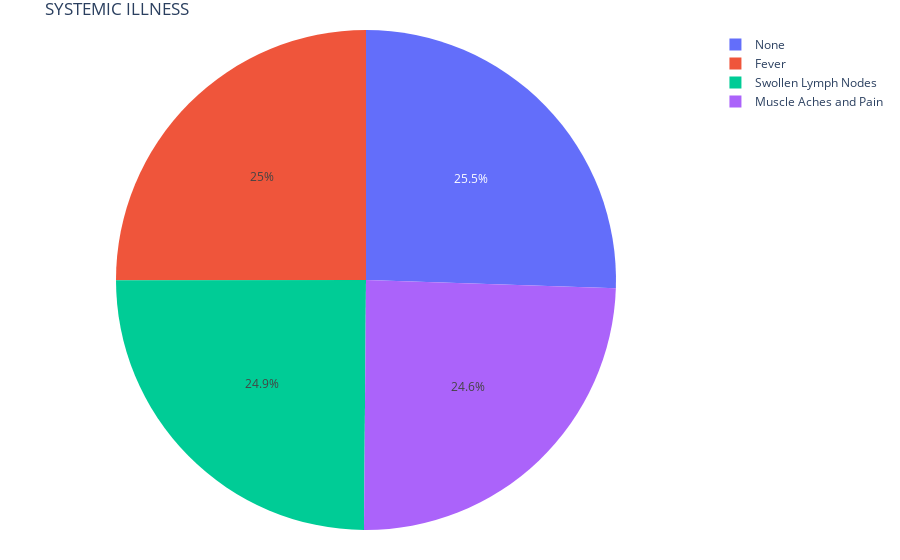
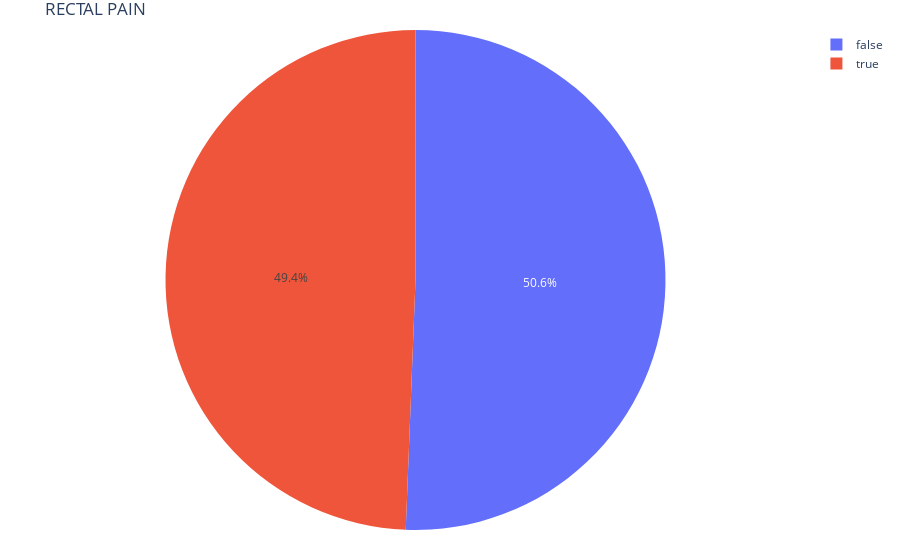
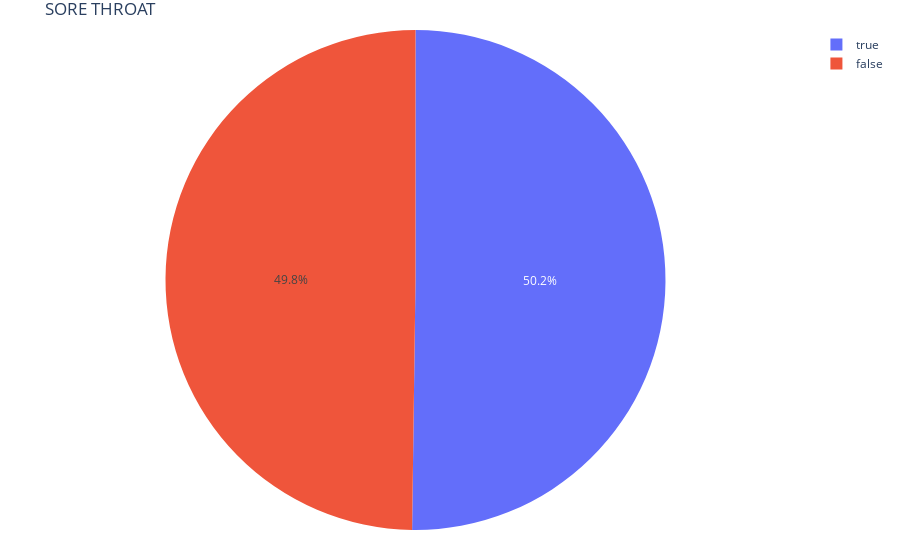
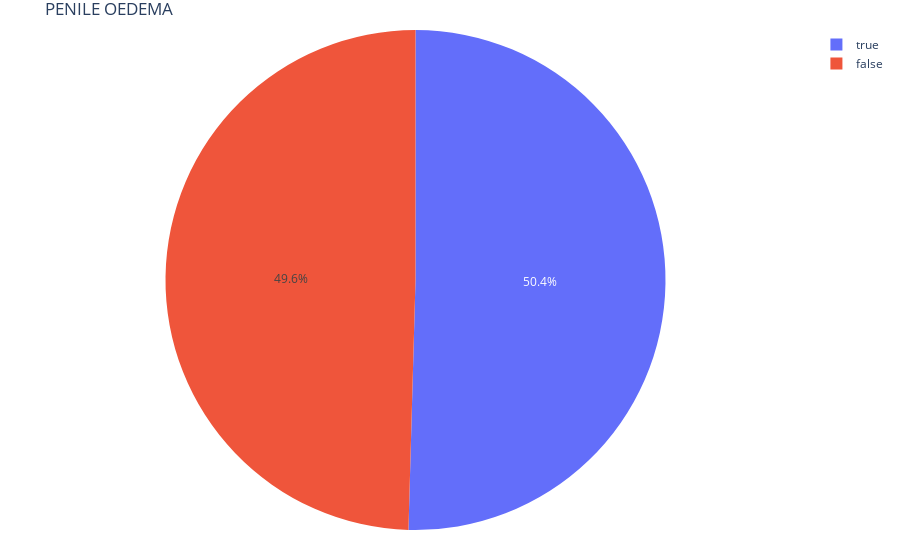

Here is the notebook cell these charts were saved with, in order:
### Markdown cell above
## What is the distribution of all the variables under study?

### Code cell
for col in df.columns:
    names = df[col].unique()
    values = df[col].value_counts()
    fig = px.pie(names = names, values= values, title=col.upper())
    fig.update_layout(margin=dict(l=30, r=30, t=30, b=30))
    fig.show()

### Figure 1 — Plotly figure (JSON) as saved in the notebook; plotly's stock layout.template omitted (floating-point values rounded to 4 significant figures)
{"data": [{"domain": {"x": [0.0, 1.0], "y": [0.0, 1.0]}, "hovertemplate": "label=%{label}<br>value=%{value}<extra></extra>", "labels": ["None", "Fever", "Swollen Lymph Nodes", "Muscle Aches and Pain"], "legendgroup": "", "name": "", "showlegend": true, "type": "pie", "values": [6382, 6252, 6216, 6150]}], "layout": {"legend": {"tracegroupgap": 0}, "margin": {"b": 30, "l": 30, "r": 30, "t": 30}, "title": {"text": "SYSTEMIC ILLNESS"}}}

### Figure 2 — Plotly figure (JSON) as saved in the notebook; plotly's stock layout.template omitted (floating-point values rounded to 4 significant figures)
{"data": [{"domain": {"x": [0.0, 1.0], "y": [0.0, 1.0]}, "hovertemplate": "label=%{label}<br>value=%{value}<extra></extra>", "labels": [false, true], "legendgroup": "", "name": "", "showlegend": true, "type": "pie", "values": [12655, 12345]}], "layout": {"legend": {"tracegroupgap": 0}, "margin": {"b": 30, "l": 30, "r": 30, "t": 30}, "title": {"text": "RECTAL PAIN"}}}

### Figure 3 — Plotly figure (JSON) as saved in the notebook; plotly's stock layout.template omitted (floating-point values rounded to 4 significant figures)
{"data": [{"domain": {"x": [0.0, 1.0], "y": [0.0, 1.0]}, "hovertemplate": "label=%{label}<br>value=%{value}<extra></extra>", "labels": [true, false], "legendgroup": "", "name": "", "showlegend": true, "type": "pie", "values": [12554, 12446]}], "layout": {"legend": {"tracegroupgap": 0}, "margin": {"b": 30, "l": 30, "r": 30, "t": 30}, "title": {"text": "SORE THROAT"}}}

### Figure 4 — Plotly figure (JSON) as saved in the notebook; plotly's stock layout.template omitted (floating-point values rounded to 4 significant figures)
{"data": [{"domain": {"x": [0.0, 1.0], "y": [0.0, 1.0]}, "hovertemplate": "label=%{label}<br>value=%{value}<extra></extra>", "labels": [true, false], "legendgroup": "", "name": "", "showlegend": true, "type": "pie", "values": [12612, 12388]}], "layout": {"legend": {"tracegroupgap": 0}, "margin": {"b": 30, "l": 30, "r": 30, "t": 30}, "title": {"text": "PENILE OEDEMA"}}}
